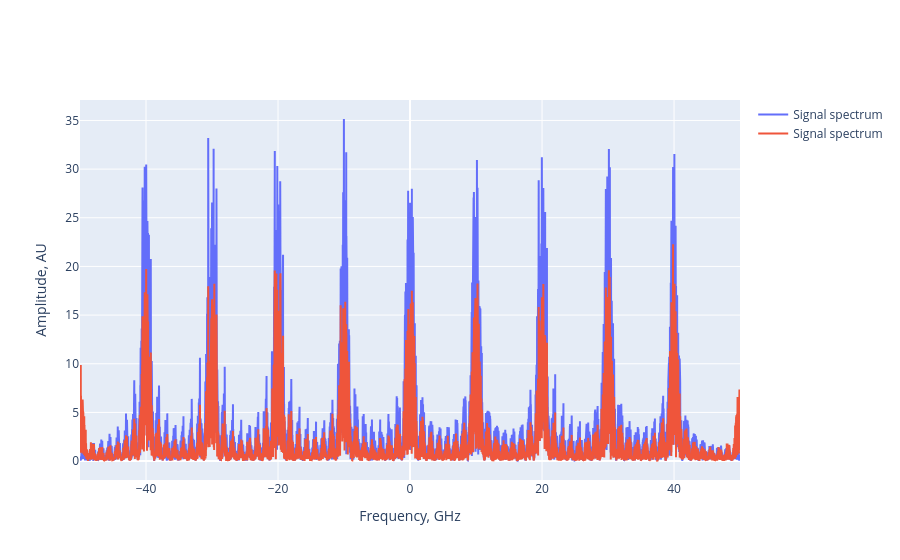

The notebook cell this image was saved under:
### Code cell
fig = plot_spectrum(system.find_child("optical_multiplexer").output, None)
plot_spectrum(system.find_child("optical_fiber").output, fig)

### Figure 1 — Plotly figure (JSON) as saved in the notebook; plotly's stock layout.template omitted (floating-point values rounded to 4 significant figures; data arrays with more than 128 entries replaced by an {"elided": "..."} marker saying what was removed)
{"data": [{"name": "Signal spectrum", "type": "scatter", "x": {"elided": "10240 float values"}, "y": {"elided": "10240 float values"}}, {"name": "Signal spectrum", "type": "scatter", "x": {"elided": "10240 float values"}, "y": {"elided": "10240 float values"}}], "layout": {"autosize": true, "xaxis": {"autorange": true, "range": [-50.0, 49.99], "title": {"text": "Frequency, GHz"}, "type": "linear"}, "yaxis": {"autorange": true, "range": [-1.945, 37.1], "title": {"text": "Amplitude, AU"}, "type": "linear"}}}
